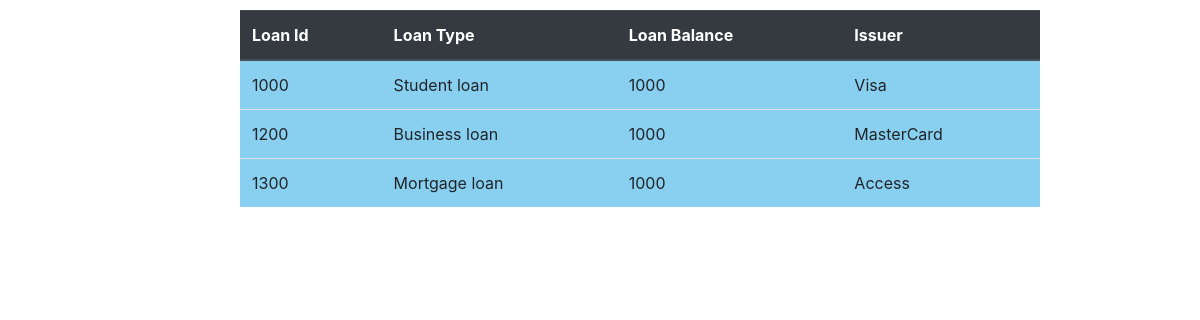
The page /walletapp/loans/ on the database as committed earlier.
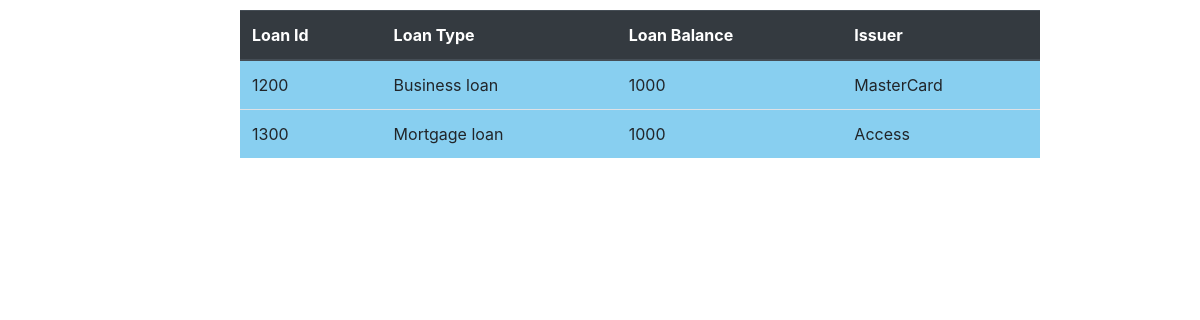
The same page on the database as committed later.
### walletapp/models.py (models this page shows)
class Loan(models.Model):
    loan_id = models.IntegerField()
    loan_type = models.CharField(max_length=15)
    loan_balance = models.IntegerField()
    amount = models.IntegerField()
    guaranter = models.CharField(max_length=20)
    issuer = models.CharField(max_length=20)
    wallet = models.ForeignKey("Wallet",on_delete=models.CASCADE,related_name='Loan_wallet')

### walletapp/views.py (the view)
# urls.py: path('loans/', views.list_loans, name="loans_list"),
def list_loans(request):
    loans = models.Loan.objects.all()
    return render(request, "loans_list.html",{'loans': loans})

### walletapp/templates/loans_list.html (shortened to what this page needs)
<!DOCTYPE html>
<html lang="en">
<head>
    <link rel="stylesheet" href="https://cdn.jsdelivr.net/npm/bootstrap@4.3.1/dist/css/bootstrap.min.css">
</head>
<body>
    <table class="table" style="width: 50rem; margin-top:10px;margin-left: 20%; padding:2% 5%; background-color:#88CFF0;">
        <thead class="thead-dark">        <tr>
            <th>Loan Id</th>
            <th>Loan Type</th>
            <th>Loan Balance</th>
            <th>Issuer</th>
        </tr>
        </thead>
        <tr>
            {%for loan in loans%}
            <td>{{loan.loan_id}}</td>
            <td>{{loan.loan_type}}</td>
            <td>{{loan.loan_balance}}</td>
            <td>{{loan.issuer}}</td>
        </tr>
        {% endfor %}
    </table>
</body>
</html>

Rows that differ between the two databases and show on the page:
removed Loan: loan_id "1000", loan_type "Student loan", loan_balance "1000", issuer "Visa"
